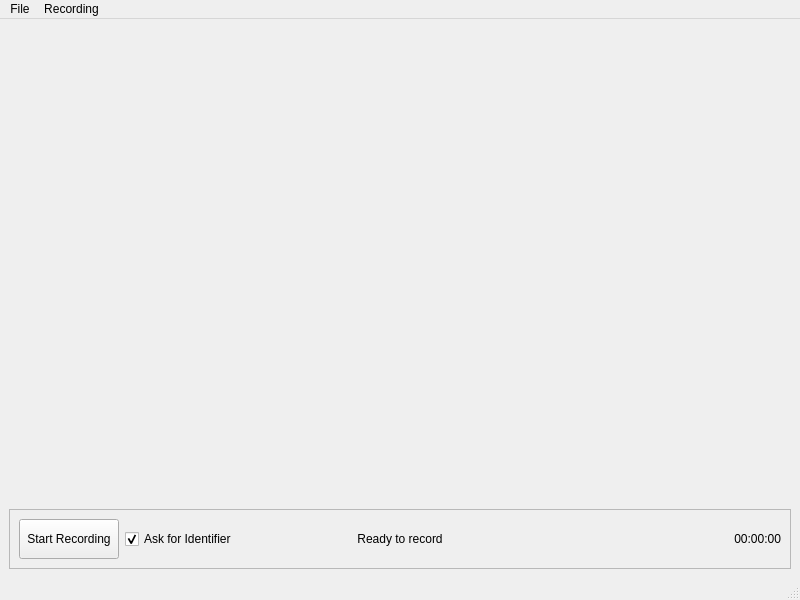
<?xml version="1.0" encoding="UTF-8"?>
<ui version="4.0">
 <class>WelfareRecorder</class>
 <widget class="QMainWindow" name="WelfareRecorder">
  <property name="geometry">
   <rect>
    <x>0</x>
    <y>0</y>
    <width>800</width>
    <height>600</height>
   </rect>
  </property>
  <property name="windowTitle">
   <string>Welfar3Recorder</string>
  </property>
  <property name="dockOptions">
   <set>QMainWindow::AllowNestedDocks|QMainWindow::AllowTabbedDocks|QMainWindow::AnimatedDocks</set>
  </property>
  <property name="unifiedTitleAndToolBarOnMac">
   <bool>false</bool>
  </property>
  <widget class="QWidget" name="centralwidget">
   <layout class="QVBoxLayout" name="verticalLayout">
    <item>
     <spacer name="verticalSpacer">
      <property name="orientation">
       <enum>Qt::Vertical</enum>
      </property>
      <property name="sizeHint" stdset="0">
       <size>
        <width>20</width>
        <height>40</height>
       </size>
      </property>
     </spacer>
    </item>
    <item>
     <widget class="QFrame" name="frame">
      <property name="sizePolicy">
       <sizepolicy hsizetype="Preferred" vsizetype="Fixed">
        <horstretch>0</horstretch>
        <verstretch>0</verstretch>
       </sizepolicy>
      </property>
      <property name="minimumSize">
       <size>
        <width>0</width>
        <height>60</height>
       </size>
      </property>
      <property name="maximumSize">
       <size>
        <width>16777215</width>
        <height>60</height>
       </size>
      </property>
      <property name="styleSheet">
       <string notr="true"/>
      </property>
      <property name="frameShape">
       <enum>QFrame::StyledPanel</enum>
      </property>
      <property name="frameShadow">
       <enum>QFrame::Raised</enum>
      </property>
      <layout class="QHBoxLayout" name="horizontalLayout_4">
       <property name="topMargin">
        <number>9</number>
       </property>
       <property name="rightMargin">
        <number>9</number>
       </property>
       <item>
        <widget class="QFrame" name="frame_7">
         <property name="minimumSize">
          <size>
           <width>250</width>
           <height>0</height>
          </size>
         </property>
         <property name="maximumSize">
          <size>
           <width>200</width>
           <height>16777215</height>
          </size>
         </property>
         <property name="frameShape">
          <enum>QFrame::NoFrame</enum>
         </property>
         <property name="frameShadow">
          <enum>QFrame::Raised</enum>
         </property>
         <layout class="QHBoxLayout" name="horizontalLayout_5">
          <property name="leftMargin">
           <number>0</number>
          </property>
          <property name="topMargin">
           <number>0</number>
          </property>
          <property name="rightMargin">
           <number>0</number>
          </property>
          <property name="bottomMargin">
           <number>0</number>
          </property>
          <item>
           <widget class="QPushButton" name="btn_record">
            <property name="sizePolicy">
             <sizepolicy hsizetype="Fixed" vsizetype="MinimumExpanding">
              <horstretch>0</horstretch>
              <verstretch>0</verstretch>
             </sizepolicy>
            </property>
            <property name="minimumSize">
             <size>
              <width>100</width>
              <height>0</height>
             </size>
            </property>
            <property name="toolTip">
             <string/>
            </property>
            <property name="text">
             <string>Start Recording</string>
            </property>
           </widget>
          </item>
          <item>
           <widget class="QCheckBox" name="chb_identifier">
            <property name="text">
             <string>Ask for Identifier</string>
            </property>
            <property name="checked">
             <bool>true</bool>
            </property>
           </widget>
          </item>
          <item>
           <spacer name="horizontalSpacer_3">
            <property name="orientation">
             <enum>Qt::Horizontal</enum>
            </property>
            <property name="sizeHint" stdset="0">
             <size>
              <width>40</width>
              <height>20</height>
             </size>
            </property>
           </spacer>
          </item>
         </layout>
        </widget>
       </item>
       <item>
        <widget class="QLabel" name="lbl_message">
         <property name="sizePolicy">
          <sizepolicy hsizetype="Preferred" vsizetype="MinimumExpanding">
           <horstretch>0</horstretch>
           <verstretch>0</verstretch>
          </sizepolicy>
         </property>
         <property name="text">
          <string>Ready to record</string>
         </property>
         <property name="textFormat">
          <enum>Qt::MarkdownText</enum>
         </property>
         <property name="alignment">
          <set>Qt::AlignCenter</set>
         </property>
        </widget>
       </item>
       <item>
        <widget class="QLabel" name="lbl_time">
         <property name="sizePolicy">
          <sizepolicy hsizetype="Fixed" vsizetype="MinimumExpanding">
           <horstretch>0</horstretch>
           <verstretch>0</verstretch>
          </sizepolicy>
         </property>
         <property name="minimumSize">
          <size>
           <width>250</width>
           <height>0</height>
          </size>
         </property>
         <property name="maximumSize">
          <size>
           <width>200</width>
           <height>16777215</height>
          </size>
         </property>
         <property name="text">
          <string>00:00:00</string>
         </property>
         <property name="alignment">
          <set>Qt::AlignRight|Qt::AlignTrailing|Qt::AlignVCenter</set>
         </property>
        </widget>
       </item>
      </layout>
     </widget>
    </item>
   </layout>
  </widget>
  <widget class="QMenuBar" name="menubar">
   <property name="geometry">
    <rect>
     <x>0</x>
     <y>0</y>
     <width>800</width>
     <height>22</height>
    </rect>
   </property>
   <widget class="QMenu" name="menuFile">
    <property name="title">
     <string>File</string>
    </property>
   </widget>
   <widget class="QMenu" name="menuRecording">
    <property name="title">
     <string>Recording</string>
    </property>
    <addaction name="action_configure_cameras"/>
    <addaction name="action_configure_recordings"/>
   </widget>
   <addaction name="menuFile"/>
   <addaction name="menuRecording"/>
  </widget>
  <widget class="QStatusBar" name="statusbar"/>
  <action name="action_configure_cameras">
   <property name="text">
    <string>Configure Cameras</string>
   </property>
  </action>
  <action name="action_configure_recordings">
   <property name="text">
    <string>Configure Recording</string>
   </property>
  </action>
 </widget>
 <resources/>
 <connections/>
</ui>
